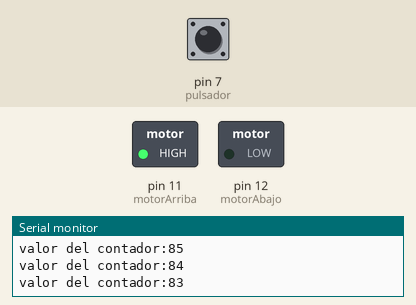
Bench run of a sketch on a simulated Arduino Uno, built with avr-gcc and run on an emulated ATmega328P. On the bench: switched loads named in the sketch (green lamp = pin HIGH), the last lines printed to the serial monitor. Dashed ring = blinking. Inputs (shaded band) come from the test bench; at power-on: pin 7 (pulsador) LOW.

Above: at 1.2 s.
1.3 s: pin 7 (pulsador) pulled HIGH for 0.15 s
At 1.7 s:
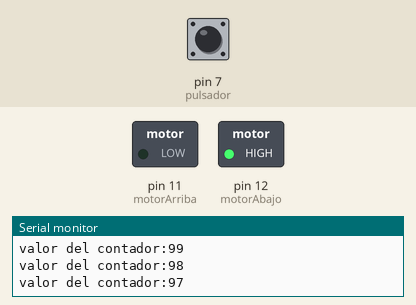
2.9 s: pin 7 (pulsador) pulled HIGH for 1 s
At 4.4 s:
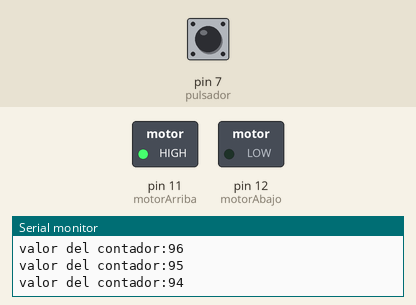
5.4 s: pin 7 (pulsador) pulled HIGH for 3.2 s
At 9.8 s:
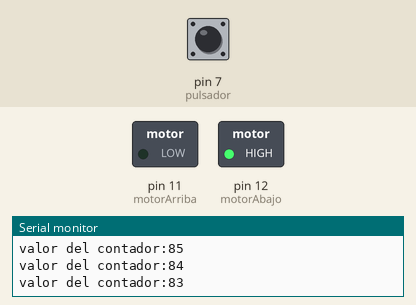
10.1 s: pin 7 (pulsador) pulsed HIGH 5 times (0.12 s each, 0.3 s apart)
At 10.38 s:
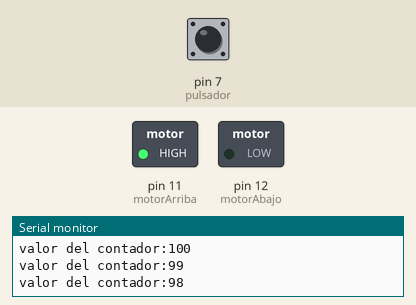
14.6 s: pin 7 (pulsador) pulsed HIGH 5 times (0.12 s each, 0.3 s apart)
At 24.1 s:
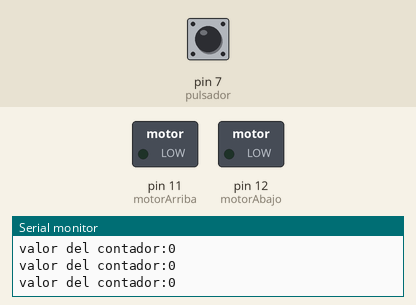
Timing chart, 0 to 25.4 s (numbered marks = the images above; inputs shaded):
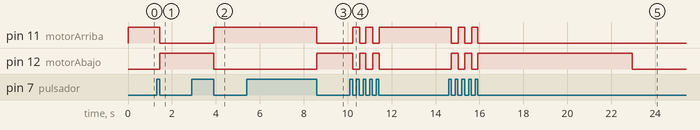

The sketch:

ventanas20.ino
```cpp
/*
programa para simular a ventanilla dun coche,de forma simplificada.
O pulsador acciona o motor de subida ao ser premido.
Unha segunda pulsación fai que se accione o motor de baixada.

entrada: Pulsador (dixital)
saidas: Relé (2x dixital)

Autor: ''anxo ramallo'' (veanse las comillas)
data: Febrero de 20223
*/

#define motorArriba 11
#define motorAbajo 12
#define pulsador  7

//int motor arriba = 11;
//int motor abajo = 12;

	int estado = 0; // Bool (estado booliano 0 y 1)
	int contador = 100; // contador para el nº de impulsos del pulsador para conectar el motor.

	void setup() {
 		 pinMode(motorArriba,OUTPUT);
 		 pinMode(motorAbajo,OUTPUT);
 		 pinMode(pulsador,INPUT);

 		 Serial.begin(9600);
  	   	 int estado;
  		 Serial.println(estado);

}

void loop() {
  //lectura del pulsador
  	if(digitalRead(pulsador)) {  //si esta pulsado......
    	estado = !estado;   //ASIGNACION //cambiame el estado, activa/ desactiva.
   	    contador = 100;
    while(digitalRead(pulsador)) { //lee que esta el pulsador pulsado
        delay(20); // espera 20milisegundos mientras esta pulsado y vuelve a empezar el bucle(autolectura)
    };
  }
  //fin lectura del pulsador

  Serial.print("valor del contador:");
  Serial.println(contador);


  if (contador > 0) {
    if(estado == 0) {    // == COMPARACION
      digitalWrite(motorArriba, HIGH); // ABRIMOS RELE QUE ACTIVA MOTOR DE SUBIDA
      digitalWrite(motorAbajo, LOW);  // CERRAMOS RELE QUE ACTIVA MOTOR DE BAJADA
      delay (70);
      contador--;   //restamos 1 a la variable //contador//
    }
  else {
      digitalWrite(motorAbajo, HIGH);
      digitalWrite(motorArriba, LOW);
      delay(70);
      contador--;

    }
  }
  else{			// SI NO ESTA EL MOTOR ACCIONAD0.LEE EL BOTON 10 VECES
    	digitalWrite(motorAbajo, LOW);
    	digitalWrite(motorArriba, LOW);
    	delay(70);
  }
}
```

Measured:
- after the input at 1.3 s, pin 11 (motorArriba): HIGH → LOW after 0.16 s; pin 12 (motorAbajo): LOW → HIGH after 0.16 s
- after the input at 2.9 s, pin 11 (motorArriba): LOW → HIGH after 1.0 s; pin 12 (motorAbajo): HIGH → LOW after 1.0 s
- after the input at 5.4 s, pin 11 (motorArriba): HIGH → LOW after 3.2 s; pin 12 (motorAbajo): LOW → HIGH after 3.2 s
- after the input at 10.1 s, pin 11 (motorArriba): alternates HIGH for 0.31 s and LOW for 0.29 s, 5 changes in all, then stays HIGH, starting after 0.13 s; pin 12 (motorAbajo): alternates HIGH for 0.29 s and LOW for 0.31 s, 5 changes in all, then stays LOW, starting after 0.13 s
- after the input at 14.6 s, pin 12 (motorAbajo): goes HIGH 0.31 s, LOW 0.29 s, HIGH 0.31 s, LOW 0.29 s, HIGH 7.0 s, then LOW, starting after 0.12 s
